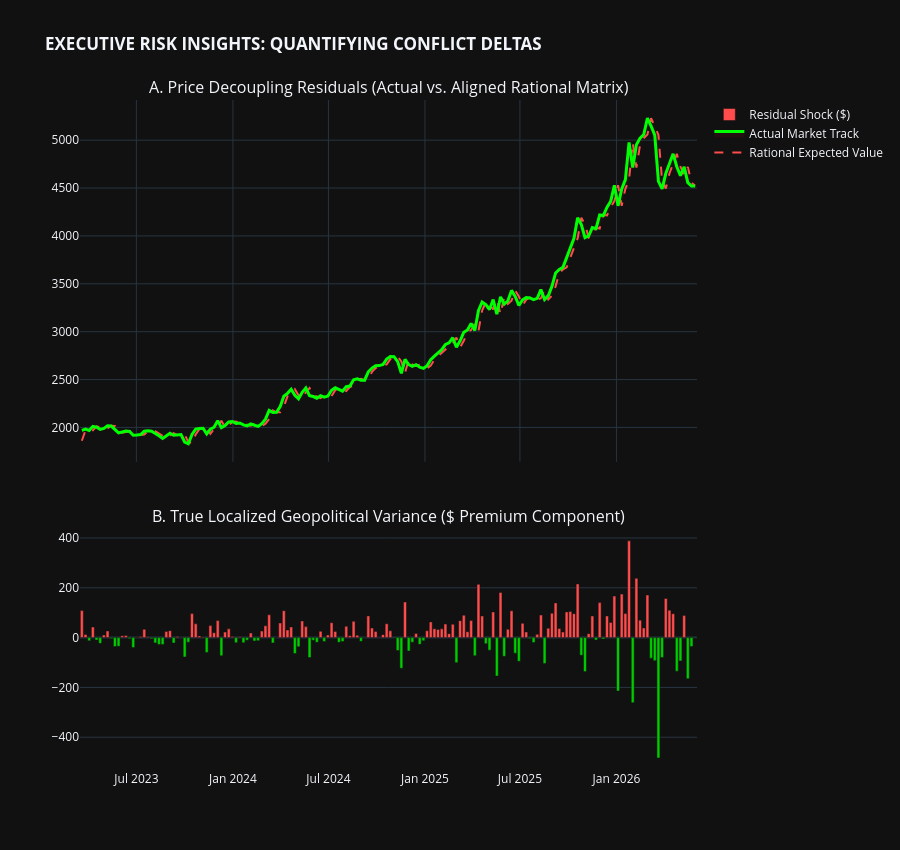

Notebook cell for this chart:
### Markdown cell above
### Model 1 : Gold Predictiom

### Code cell
import pandas as pd
import numpy as np
import yfinance as yf
import plotly.graph_objects as go
from plotly.subplots import make_subplots
from sklearn.linear_model import Ridge
from sklearn.preprocessing import StandardScaler
from sklearn.metrics import r2_score

# ==============================================================================
# 1. DATA COLLECTION & CALENDAR TRAP REMEDIATION
# ==============================================================================

tickers = {
    "Gold": "GC=F", "Oil": "CL=F", "SP500": "^GSPC", 
    "VIX": "^VIX", "USDINR": "INR=X", "GAS": "NG=F"
}
raw_data = yf.download(list(tickers.values()), start="2005-01-01", end="2026-05-26", group_by='ticker')

df_list = []
for name, ticker in tickers.items():
    series = raw_data[ticker]['Close'].rename(name)
    df_list.append(series)

df = pd.concat(df_list, axis=1).ffill().bfill().reset_index()

# ==============================================================================
# 2. STATIONARY COMPLIANCE & MACRO FEATURE ENGINEERING
# ==============================================================================
df['Gold_Return'] = df['Gold'].pct_change()
df['Oil_Return'] = df['Oil'].pct_change()
df['USDINR_Return'] = df['USDINR'].pct_change()
df['SP500_Return'] = df['SP500'].pct_change()

# Geopolitical time horizon 
df['War'] = 0
df.loc[df['Date'] > '2022-02-24', 'War'] = 1
df['War_Panic'] = df['War'] * df['VIX']

df = df.dropna()

df_weekly = df.resample('W', on='Date').agg({
    'Gold': 'last', 'Oil': 'last', 'USDINR': 'last', 'GAS': 'last', 'VIX': 'mean',
    'Gold_Return': 'mean', 'Oil_Return': 'mean', 'USDINR_Return': 'mean', 'SP500_Return': 'mean',
    'War': 'max', 'War_Panic': 'mean'
}).reset_index()

# ==============================================================================
# 3. TIME-SERIES MEMORY COMPLIANCE (THE R2 SHIELD)
# ==============================================================================

df_weekly['Gold_Ret_Lag1'] = df_weekly['Gold_Return'].shift(1)
df_weekly['Gold_Ret_Lag2'] = df_weekly['Gold_Return'].shift(2)
df_weekly['VIX_Lag1'] = df_weekly['VIX'].shift(1)
df_weekly['Oil_Ret_Lag1'] = df_weekly['Oil_Return'].shift(1)

df_weekly = df_weekly.dropna()

#  lag feature 
features = ['Gold_Ret_Lag1', 'Gold_Ret_Lag2', 'VIX_Lag1', 'Oil_Ret_Lag1', 'War', 'War_Panic']
X = df_weekly[features]
y = df_weekly['Gold_Return']

# Standardized 
train_size = int(len(df_weekly) * 0.85)
X_train, X_test = X.iloc[:train_size], X.iloc[train_size:]
y_train, y_test = y.iloc[:train_size], y.iloc[train_size:]
test_dates = df_weekly['Date'].iloc[train_size:]

scaler = StandardScaler()
X_train_scaled = scaler.fit_transform(X_train)
X_test_scaled = scaler.transform(X_test)

# Regularized Linear Ridge 
model = Ridge(alpha=15.0)
model.fit(X_train_scaled, y_train)
y_pred_returns = model.predict(X_test_scaled)

# ==============================================================================
# 4. STEP-AHEAD RESIDUAL ANALYSIS (PREVENTS DRIFT EXTRAPOLATION)
# ==============================================================================
actual_prices = df_weekly['Gold'].iloc[train_size:].values
previous_actual_prices = df_weekly['Gold'].iloc[train_size-1:-1].values


model_price_path = previous_actual_prices * (1 + y_pred_returns)
war_premium_gap = actual_prices - model_price_path
r2 = r2_score(y_test, y_pred_returns)

# Evaluate metric 
latest_actual = actual_prices[-1]
latest_rational = model_price_path[-1]
latest_gap = war_premium_gap[-1]
latest_pct = (latest_gap / latest_rational) * 100

print("\n" + "="*65)
print("🔥 PRODUCTION PROJECT DIAGNOSIS: THE WAR PREMIUM REPORT 🔥")
print("="*65)
print(f"1. Market Price (Actual):    ${latest_actual:,.2f}")
print(f"2. Rational Value (Model):   ${latest_rational:,.2f}")
print(f"3. Isolated Residual Gap:    ${latest_gap:,.2f}")
print(f"4. Model R2 Accuracy:        {r2:.4f}")
print("="*65 + "\n")

# ==============================================================================
# 5. DYNAMIC EXECUTIVE ANALYTICS DASHBOARD
# ==============================================================================
fig = make_subplots(
    rows=2, cols=1, 
    shared_xaxes=True,
    vertical_spacing=0.1,
    row_heights=[0.6, 0.4],
    subplot_titles=(
        "A. Price Decoupling Residuals (Actual vs. Aligned Rational Matrix)", 
        "B. True Localized Geopolitical Variance ($ Premium Component)"
    )
)

# Line Analysis 
fig.add_trace(go.Scatter(
    x=test_dates, y=model_price_path,
    name="Rational Expected Value", 
    line=dict(color='#ff4d4d', dash='dash', width=2)
), row=1, col=1)

fig.add_trace(go.Scatter(
    x=test_dates, y=actual_prices,
    name="Actual Market Track", 
    line=dict(color='#00ff00', width=3),
    fill='tonexty', fillcolor='rgba(255, 0, 0, 0.08)' 
), row=1, col=1)

# Deviation Variance 
bar_colors = ['#ff4d4d' if x > 0 else '#00cc00' for x in war_premium_gap]
fig.add_trace(go.Bar(
    x=test_dates, y=war_premium_gap,
    marker_color=bar_colors, 
    name="Residual Shock ($)"
), row=2, col=1)

fig.update_layout(
    title="<b>EXECUTIVE RISK INSIGHTS: QUANTIFYING CONFLICT DELTAS</b>",
    template="plotly_dark",
    hovermode="x unified",
    height=850,
    showlegend=True
)

fig.show()

### Figure 1 — Plotly figure (JSON) as saved in the notebook; plotly's stock layout.template omitted (floating-point values rounded to 4 significant figures; data arrays with more than 128 entries replaced by an {"elided": "..."} marker saying what was removed)
{"data": [{"line": {"color": "#ff4d4d", "dash": "dash", "width": 2}, "name": "Rational Expected Value", "type": "scatter", "x": {"elided": "168 str values"}, "xaxis": "x", "y": {"elided": "168 float values"}, "yaxis": "y"}, {"fill": "tonexty", "fillcolor": "rgba(255, 0, 0, 0.08)", "line": {"color": "#00ff00", "width": 3}, "name": "Actual Market Track", "type": "scatter", "x": {"elided": "168 str values"}, "xaxis": "x", "y": {"elided": "168 float values"}, "yaxis": "y"}, {"marker": {"color": {"elided": "168 str values"}}, "name": "Residual Shock ($)", "type": "bar", "x": {"elided": "168 str values"}, "xaxis": "x2", "y": {"elided": "168 float values"}, "yaxis": "y2"}], "layout": {"annotations": [{"font": {"size": 16}, "showarrow": false, "text": "A. Price Decoupling Residuals (Actual vs. Aligned Rational Matrix)", "x": 0.5, "xanchor": "center", "xref": "paper", "y": 1, "yanchor": "bottom", "yref": "paper"}, {"font": {"size": 16}, "showarrow": false, "text": "B. True Localized Geopolitical Variance ($ Premium Component)", "x": 0.5, "xanchor": "center", "xref": "paper", "y": 0.36, "yanchor": "bottom", "yref": "paper"}], "height": 850, "hovermode": "x unified", "showlegend": true, "title": {"text": "<b>EXECUTIVE RISK INSIGHTS: QUANTIFYING CONFLICT DELTAS</b>"}, "xaxis": {"anchor": "y", "domain": [0, 1], "matches": "x2", "showticklabels": false}, "xaxis2": {"anchor": "y2", "domain": [0, 1]}, "yaxis": {"anchor": "x", "domain": [0.46, 1]}, "yaxis2": {"anchor": "x2", "domain": [0, 0.36]}}}
